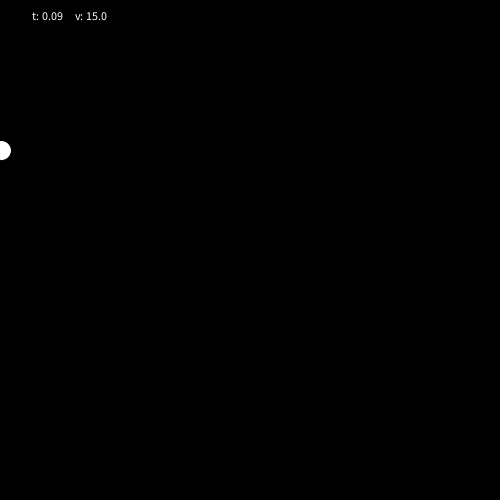
Frame 1 (no input)
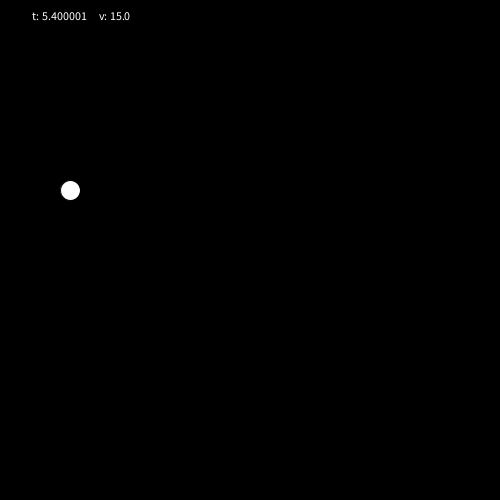
Frame 60 (the mouse pressed at the canvas centre just before this capture)
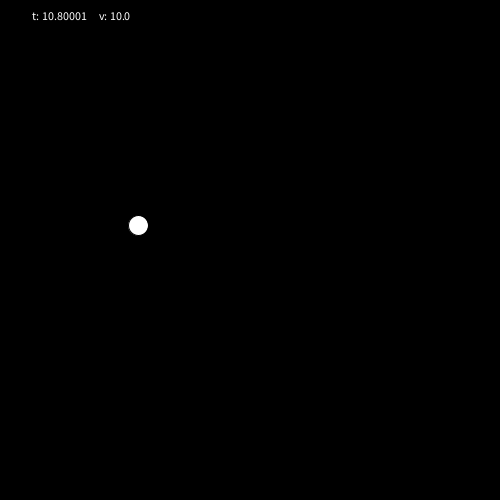
Frame 120 (the mouse held since frame 60 and released just before this capture)

The Processing sketch that drew these frames (run headless with seeded random() and noise(); from frame 60 on, the mouse is pressed at the canvas centre):

// Processing sketch: processing_186420
// ── processing_186420.pde

/*******************************************************************/
/* SIMULACIÓN 2014/2015                                            */
/*                                                                 */
/* Oscar García Martínez                                           */
/*                                                                 */
/*                                                                 */
/* Ejercicio montaña rusa: Simular el movimiento de una            */
/* circunferencia que se mueve a tramos de velocidad (ej. con      */
/* pendientes distintas en cada tramo y velocidades en función de  */
/* las pendientes ).                                               */
/*                                                                 */
/*******************************************************************/

//Declaración de variables e inicialización de las mismas

float v0 = 10.0;
float v = 0.0;
float pendiente = 0.0;
float vx = 0.0;
float vy = 0.0;
float t = 0.0;
float dt = 0.09;
float x = -250;
float y = -100; 
float t_tramo_1 = 10.0;
float t_tramo_2 = 20.0;
float t_tramo_3 = 40.0;
float t_tramo_4 = 50.0;

void setup() {
  size(500, 500);
  smooth();
}

//Aplicamos una pendiente y una velocidad distinta en cada tramo

void draw() {  
  background(0); 
  
  pushMatrix();  
    if(t<t_tramo_1){    
      pendiente = -PI/6;
      v = v0*1.5;
    }else if(t>=t_tramo_1 && t< t_tramo_2){
      pendiente =0.0 ;
      v=v0;
    }
    else if(t>=t_tramo_2 && t< t_tramo_3){
      pendiente = PI/4;
      v=v0/2;
    }else {
      pendiente = -PI/6;
      v=v0*1.5;
    }
    
    //calculamos la posición en x e y para cada instante
    vx = v*cos(pendiente);  
    vy = v*sin(pendiente);
    x = x + vx*dt;         
    y = y - vy*dt;          
    
    t += dt;  //incrementamos el tiempo t 
    
  translate(x, y);
  fill(255);
  ellipse(width/2, height/2, 20, 20);   
  popMatrix();
  
  text(" t: "+t+"   \t  v: " + v,30,20);
}
